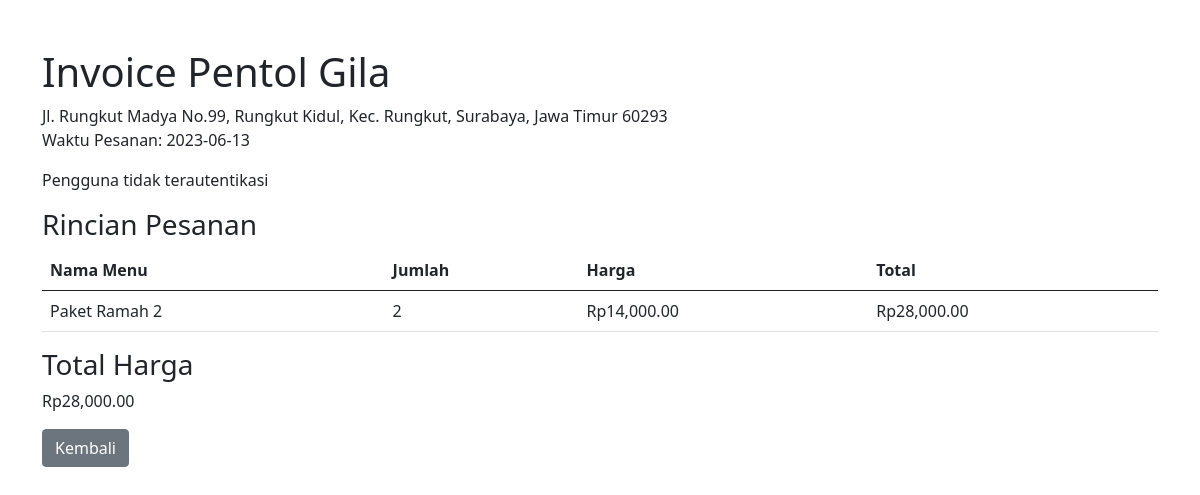
/tampil_pesanan.php, run on the app's committed database.
### tables this page shows
CREATE TABLE `detail_pesanan` (
  `id_detail` int(11) NOT NULL,
  `pesanan_id` int(11) NOT NULL,
  `menu_id` int(11) NOT NULL,
  `jumlah` int(11) NOT NULL
);

CREATE TABLE `menu1` (
  `id` int(6) NOT NULL,
  `nama` varchar(50) NOT NULL,
  `harga` int(20) NOT NULL,
  `gambar` varchar(200) NOT NULL
);

### tampil_pesanan.php (the view, shortened to what this page needs)
<?php
$koneksi = mysqli_connect("localhost", "root", "", "pentolgila");
?>
<?php
$query = "SELECT * FROM pesanan ORDER BY id_pesanan DESC LIMIT 1";
$result = mysqli_query($koneksi, $query);
if ($result) {
    $pesanan = mysqli_fetch_assoc($result);
    $query = "SELECT * FROM detail_pesanan WHERE pesanan_id = " . $pesanan['id_pesanan'];
    $result = mysqli_query($koneksi, $query);
}
?>
<!DOCTYPE html>
<html lang="en">
<head>
    <link rel="stylesheet" href="https://cdn.jsdelivr.net/npm/bootstrap@5.1.0/dist/css/bootstrap.min.css">
</head>
<body>
    <div class="container mt-5">
        <div class="row">
            <div class="col-md-12">
                <h1>Invoice Pentol Gila</h1>
                <?php if ($result && mysqli_num_rows($result) > 0) { ?>
                    <label>Jl. Rungkut Madya No.99, Rungkut Kidul, Kec. Rungkut, Surabaya, Jawa Timur 60293</label>
                    <?php
                    $waktuIndonesia = date('Y-m-d', time());
                    ?>
                    <p>Waktu Pesanan: <?php echo $waktuIndonesia; ?></p>
                    <?php
                    if (isset($_SESSION['username'])) {
                        echo "<p>Nama Pelanggan  : " . $_SESSION['username'] . "</p>";
                    } else {
                        echo "<p>Pengguna tidak terautentikasi</p>";
                    }
                    ?>
                    <h3>Rincian Pesanan</h3>
                    <table class="table">
                        <thead>
                            <tr>
                                <th>Nama Menu</th>
                                <th>Jumlah</th>
                                <th>Harga</th>
                                <th>Total</th>
                            </tr>
                        </thead>
                        <tbody>
                            <?php
                            $totalHarga = 0;
                            while ($row = mysqli_fetch_assoc($result)) {
                                $queryMenu = "SELECT * FROM menu1 WHERE id = " . $row['menu_id'];
                                $resultMenu = mysqli_query($koneksi, $queryMenu);
                                $menu = mysqli_fetch_assoc($resultMenu);
                                $subTotal = $row['jumlah'] * $menu['harga'];
                                $totalHarga += $subTotal;
                            ?>
                                <tr>
                                    <td><?php echo $menu['nama']; ?></td>
                                    <td><?php echo $row['jumlah']; ?></td>
                                    <td>Rp<?php echo number_format($menu['harga'], 2); ?></td>
                                    <td>Rp<?php echo number_format($subTotal, 2); ?></td>
                                </tr>
                            <?php } ?>
                        </tbody>
                    </table>
                    <h3>Total Harga</h3>
                    <p>Rp<?php echo number_format($totalHarga, 2); ?></p>
                    <a href="pembeli1.php" class="btn btn-secondary">Kembali</a>
                <?php } else { ?>
                    <p>Tidak ada pesanan yang ditemukan.</p>
                <?php } ?>
            </div>
        </div>
    </div>
</body>
</html>

### data on the page
detail_pesanan: menu1.nama "Paket Ramah 2", jumlah "2", menu1.harga "14,000.00", jumlah.harga "28,000.00"

### other printed values
$totalHarga "28,000.00"
